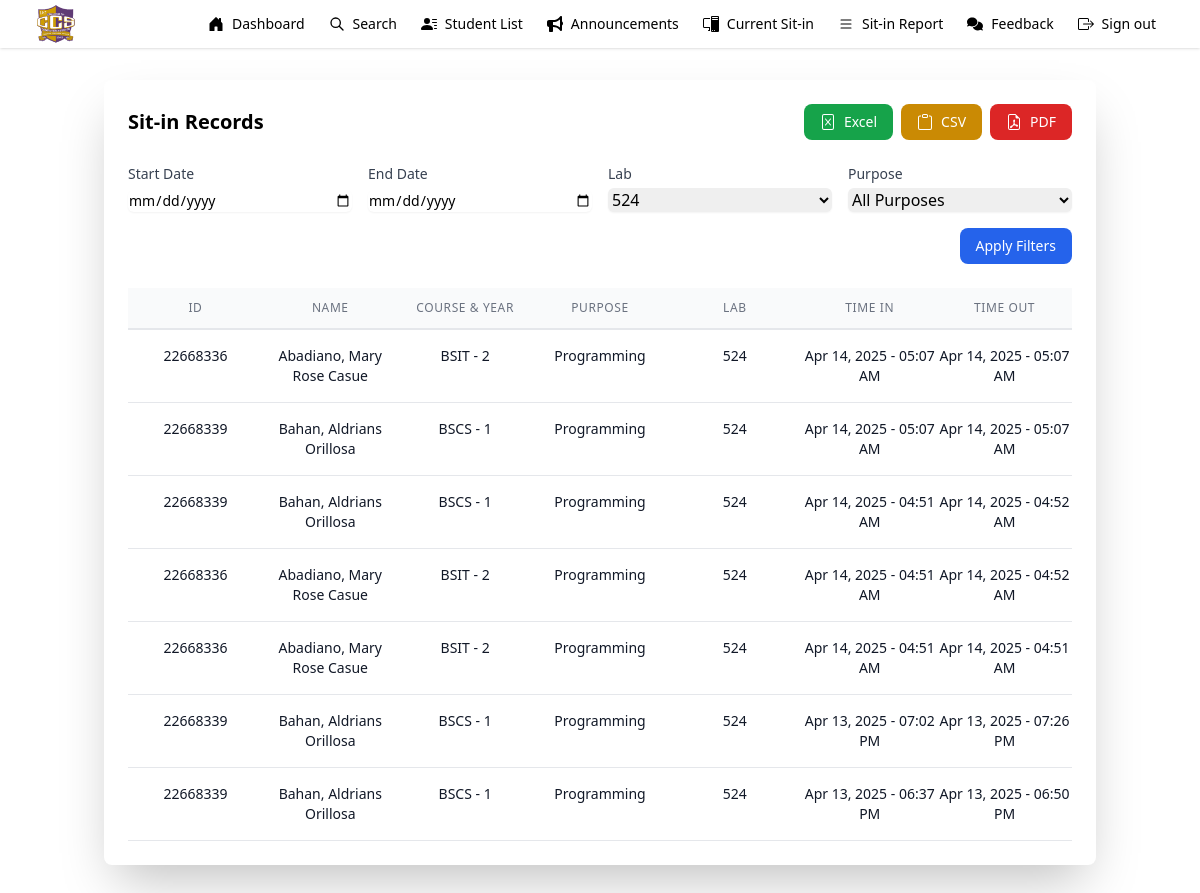
The page /admin/sitin_record.php?lab=524 on the database its author committed.
### tables this page shows
CREATE TABLE `sit_in` (
  `id` int(50) NOT NULL,
  `idno` int(11) NOT NULL,
  `lastname` varchar(50) NOT NULL,
  `firstname` varchar(50) NOT NULL,
  `midname` varchar(50) NOT NULL,
  `course` varchar(50) NOT NULL,
  `year` int(11) NOT NULL,
  `sitin_purpose` enum('Programming','Research','Networking') NOT NULL,
  `lab` enum('524','526','528') NOT NULL,
  `time_in` timestamp NULL DEFAULT NULL,
  `time_out` timestamp NULL DEFAULT NULL
);

CREATE TABLE `students` (
  `id` int(20) NOT NULL,
  `idno` int(20) NOT NULL,
  `lastname` varchar(50) NOT NULL,
  `firstname` varchar(50) NOT NULL,
  `midname` varchar(50) NOT NULL,
  `course` enum('BSIT','BSCS') NOT NULL,
  `year` int(9) NOT NULL,
  `username` varchar(50) NOT NULL,
  `password` varchar(50) NOT NULL,
  `profile` varchar(225) NOT NULL,
  `session` int(30) NOT NULL DEFAULT 30
);

### admin/sitin_record.php (the view, shortened to what this page needs)
<?php
include "../admin/admin_nav.php";
$query_labs = "SELECT DISTINCT lab FROM sit_in WHERE lab IS NOT NULL";
$result_labs = mysqli_query($mysql, $query_labs);
$query = "SELECT students.idno, students.lastname, students.firstname, students.midname, students.course, students.year,
          sit_in.sitin_purpose, sit_in.lab, sit_in.time_in, sit_in.time_out
          FROM sit_in
          JOIN students ON sit_in.idno = students.idno
          WHERE sit_in.time_out IS NOT NULL";
if (isset($_GET['lab']) && !empty($_GET['lab'])) {
    $lab = mysqli_real_escape_string($mysql, $_GET['lab']);
    $query .= " AND sit_in.lab = '$lab'";
}
$query .= " ORDER BY sit_in.time_in DESC";
$result = mysqli_query($mysql, $query);
?>
<!DOCTYPE html>
<html lang="en">
<head>
    <script src="https://cdn.tailwindcss.com"></script>
</head>
<body class="bg-gray-100">
    <div class="container mx-auto px-4 py-8">
        <div class="max-w-7xl mx-auto">
            <div class="bg-white shadow-2xl rounded-lg p-6">
                <div class="flex justify-between items-center mb-6">
                    <h2 class="text-xl font-semibold">Sit-in Records</h2>
                    <div class="flex gap-2">
                        <button onclick="exportToExcel()" class="flex items-center px-4 py-2 bg-green-600 text-white text-sm rounded-lg hover:bg-green-700 transition">
                            Excel
                        </button>
                        <button onclick="exportToCSV()" class="flex items-center px-4 py-2 bg-yellow-600 text-white text-sm rounded-lg hover:bg-yellow-700 transition">
                            CSV
                        </button>
                        <button onclick="exportToPDF()" class="flex items-center px-4 py-2 bg-red-600 text-white text-sm rounded-lg hover:bg-red-700 transition">
                            PDF
                        </button>
                    </div>
                </div>
                <form class="mb-6 grid grid-cols-4 gap-4">
                    <div>
                        <label class="block text-sm font-medium text-gray-700 mb-1">Start Date</label>
                        <input type="date" name="start_date" value="<?php echo isset($_GET['start_date']) ? $_GET['start_date'] : ''; ?>"
                               class="text-sm w-full rounded-md border-gray-300 shadow-sm focus:border-blue-500 focus:ring-blue-500">
                    </div>
                    <div>
                        <label class="block text-sm font-medium text-gray-700 mb-1">End Date</label>
                        <input type="date" name="end_date" value="<?php echo isset($_GET['end_date']) ? $_GET['end_date'] : ''; ?>"
                               class="text-sm w-full rounded-md border-gray-300 shadow-sm focus:border-blue-500 focus:ring-blue-500">
                    </div>
                    <div>
                        <label class="block text-sm font-medium text-gray-700 mb-1">Lab</label>
                        <select name="lab" class="w-full rounded-md border-gray-300 shadow-sm focus:border-blue-500 focus:ring-blue-500">
                            <?php while ($lab = mysqli_fetch_assoc($result_labs)): ?>
                                <option value="<?php echo htmlspecialchars($lab['lab']); ?>"
                                    <?php echo (isset($_GET['lab']) && $_GET['lab'] == $lab['lab']) ? 'selected' : ''; ?>>
                                    <?php echo htmlspecialchars($lab['lab']); ?>
                                </option>
                            <?php endwhile; ?>
                        </select>
                    </div>
                    <div>
                        <label class="block text-sm font-medium text-gray-700 mb-1">Purpose</label>
                        <select name="purpose" class="w-full rounded-md border-gray-300 shadow-sm focus:border-blue-500 focus:ring-blue-500">
                            <option value="">All Purposes</option>
                        </select>
                    </div>
                    <div class="col-span-4 flex justify-end">
                        <button type="submit" class="bg-blue-600 text-sm text-white px-4 py-2 rounded-lg hover:bg-blue-700 transition">
                            Apply Filters
                        </button>
                    </div>
                </form>
                <div class="overflow-x-auto">
                    <div class="grid grid-cols-7 text-center border-b-2 py-3 bg-gray-50">
                        <p class="text-xs font-medium text-gray-500 uppercase tracking-wider">ID</p>
                        <p class="text-xs font-medium text-gray-500 uppercase tracking-wider">Name</p>
                        <p class="text-xs font-medium text-gray-500 uppercase tracking-wider">Course & Year</p>
                        <p class="text-xs font-medium text-gray-500 uppercase tracking-wider">Purpose</p>
                        <p class="text-xs font-medium text-gray-500 uppercase tracking-wider">Lab</p>
                        <p class="text-xs font-medium text-gray-500 uppercase tracking-wider">Time In</p>
                        <p class="text-xs font-medium text-gray-500 uppercase tracking-wider">Time Out</p>
                    </div>
                    <div class="overflow-y-auto max-h-[600px]">
                        <?php while ($row = mysqli_fetch_assoc($result)):
                            $time_in = strtotime($row['time_in']);
                            $time_out = strtotime($row['time_out']);
                        ?>
                            <div class="grid grid-cols-7 text-center border-b py-4 hover:bg-gray-50 transition">
                                <p class="text-sm text-gray-900"><?php echo htmlspecialchars($row['idno']); ?></p>
                                <p class="text-sm text-gray-900"><?php echo htmlspecialchars($row['lastname'] . ', ' . $row['firstname'] . ' ' . $row['midname']); ?></p>
                                <p class="text-sm text-gray-900"><?php echo htmlspecialchars($row['course'] . ' - ' . $row['year']); ?></p>
                                <p class="text-sm text-gray-900"><?php echo htmlspecialchars($row['sitin_purpose']); ?></p>
                                <p class="text-sm text-gray-900"><?php echo htmlspecialchars($row['lab']); ?></p>
                                <p class="text-sm text-gray-900"><?php echo date('M d, Y - h:i A', $time_in); ?></p>
                                <p class="text-sm text-gray-900"><?php echo date('M d, Y - h:i A', $time_out); ?></p>
                            </div>
                        <?php endwhile; ?>
                    </div>
                </div>
            </div>
        </div>
    </div>
</body>
</html>

### rows shown on the page
sit_in: students.idno "22668336", students.lastname+firstname+midname "Abadiano, Mary Rose Casue", students.course+year "BSIT - 2", sitin_purpose "Programming", lab "524", time_in "Apr 14, 2025 - 05:07 AM", time_out "Apr 14, 2025 - 05:07 AM"
sit_in: students.idno "22668339", students.lastname+firstname+midname "Bahan, Aldrians Orillosa", students.course+year "BSCS - 1", sitin_purpose "Programming", lab "524", time_in "Apr 14, 2025 - 05:07 AM", time_out "Apr 14, 2025 - 05:07 AM"
sit_in: students.idno "22668339", students.lastname+firstname+midname "Bahan, Aldrians Orillosa", students.course+year "BSCS - 1", sitin_purpose "Programming", lab "524", time_in "Apr 14, 2025 - 04:51 AM", time_out "Apr 14, 2025 - 04:52 AM"
sit_in: students.idno "22668336", students.lastname+firstname+midname "Abadiano, Mary Rose Casue", students.course+year "BSIT - 2", sitin_purpose "Programming", lab "524", time_in "Apr 14, 2025 - 04:51 AM", time_out "Apr 14, 2025 - 04:52 AM"
sit_in: students.idno "22668336", students.lastname+firstname+midname "Abadiano, Mary Rose Casue", students.course+year "BSIT - 2", sitin_purpose "Programming", lab "524", time_in "Apr 14, 2025 - 04:51 AM", time_out "Apr 14, 2025 - 04:51 AM"
sit_in: students.idno "22668339", students.lastname+firstname+midname "Bahan, Aldrians Orillosa", students.course+year "BSCS - 1", sitin_purpose "Programming", lab "524", time_in "Apr 13, 2025 - 07:02 PM", time_out "Apr 13, 2025 - 07:26 PM"
sit_in: students.idno "22668339", students.lastname+firstname+midname "Bahan, Aldrians Orillosa", students.course+year "BSCS - 1", sitin_purpose "Programming", lab "524", time_in "Apr 13, 2025 - 06:37 PM", time_out "Apr 13, 2025 - 06:50 PM"

### other values the page prints
form field lab "524"
